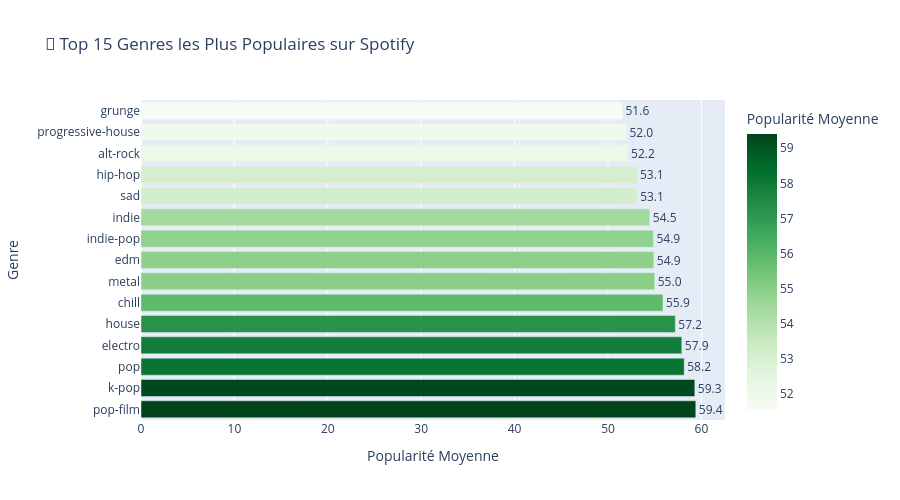

Notebook code cell kept with this figure:
### Code cell
# ============================================================
# GRAPHIQUE 1 — Top 15 genres interactif
# Survole les barres pour voir les valeurs exactes !
# ============================================================

top15 = df.groupby('track_genre')['popularity'].mean()\
          .sort_values(ascending=False)\
          .head(15)\
          .reset_index()
top15.columns = ['Genre', 'Popularité Moyenne']

fig1 = px.bar(
    top15,
    x='Popularité Moyenne',
    y='Genre',
    orientation='h',
    color='Popularité Moyenne',
    color_continuous_scale='Greens',
    title="🎵 Top 15 Genres les Plus Populaires sur Spotify",
    text='Popularité Moyenne'
)
fig1.update_traces(texttemplate='%{text:.1f}', textposition='outside')
fig1.update_layout(height=500, showlegend=False)
fig1.show()

### Figure 1 — Plotly figure (JSON) as saved in the notebook; plotly's stock layout.template omitted (floating-point values rounded to 4 significant figures)
{"data": [{"hovertemplate": "Popularité Moyenne=%{marker.color}<br>Genre=%{y}<extra></extra>", "legendgroup": "", "marker": {"color": [59.4, 59.3, 58.16, 57.91, 57.21, 55.89, 55.0, 54.91, 54.87, 54.47, 53.12, 53.1, 52.15, 51.98, 51.55], "coloraxis": "coloraxis", "pattern": {"shape": ""}}, "name": "", "orientation": "h", "showlegend": false, "text": [59.4, 59.3, 58.16, 57.91, 57.21, 55.89, 55.0, 54.91, 54.87, 54.47, 53.12, 53.1, 52.15, 51.98, 51.55], "textposition": "outside", "texttemplate": "%{text:.1f}", "type": "bar", "x": [59.4, 59.3, 58.16, 57.91, 57.21, 55.89, 55.0, 54.91, 54.87, 54.47, 53.12, 53.1, 52.15, 51.98, 51.55], "xaxis": "x", "y": ["pop-film", "k-pop", "pop", "electro", "house", "chill", "metal", "edm", "indie-pop", "indie", "sad", "hip-hop", "alt-rock", "progressive-house", "grunge"], "yaxis": "y"}], "layout": {"barmode": "relative", "coloraxis": {"colorbar": {"title": {"text": "Popularité Moyenne"}}, "colorscale": [[0, "rgb(247,252,245)"], [0.125, "rgb(229,245,224)"], [0.25, "rgb(199,233,192)"], [0.375, "rgb(161,217,155)"], [0.5, "rgb(116,196,118)"], [0.625, "rgb(65,171,93)"], [0.75, "rgb(35,139,69)"], [0.875, "rgb(0,109,44)"], [1, "rgb(0,68,27)"]]}, "height": 500, "legend": {"tracegroupgap": 0}, "showlegend": false, "title": {"text": "🎵 Top 15 Genres les Plus Populaires sur Spotify"}, "xaxis": {"anchor": "y", "domain": [0, 1], "title": {"text": "Popularité Moyenne"}}, "yaxis": {"anchor": "x", "domain": [0, 1], "title": {"text": "Genre"}}}}
